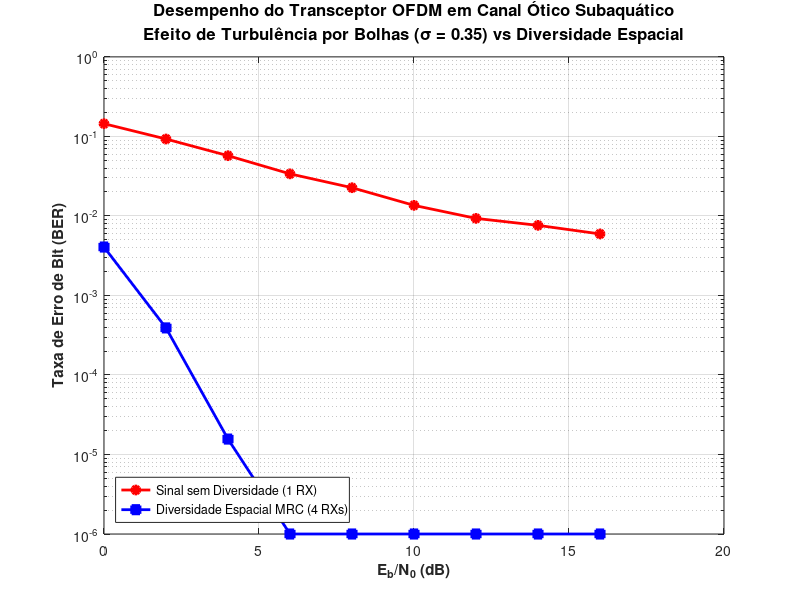

The MATLAB script that drew this image:
% =========================================================================
% SIMULAÇÃO TRANSMISSOR/RECEPTOR OFDM EM CANAL UWOC COM DIVERSIDADE
% Alinhado com as formulações de Turbulência (Artigo 1) e Diversidade (Artigo 3)
% Compatível com MATLAB e GNU Octave
% =========================================================================
clear; clc; close all;
warning('off', 'Octave:graphics-toolkit');
warning('off', 'Octave:legacy-graphics');

%% 1. Configurações Globais da Simulação
N_subcarriers = 64;             % Número de subportadoras OFDM
N_symbols = 500;                % Quantidade de símbolos OFDM para estatística de BER
M = 4;                          % QPSK (4-QAM)
bits_per_symbol = log2(M);
sigma_bolhas = 0.35;            % Severidade da turbulência/bolhas (Artigo 1)
vetor_EbN0_dB = 0:2:16;         % Faixa de simulação de relação sinal-ruído

% Configuração de Diversidade Espacial (Artigo 3)
% Compararemos 1 receptor (Sem Diversidade) vs N receptores (Com Diversidade)
N_receptores = 4; 

% Vetores para armazenar as taxas de erro (BER)
BER_sem_diversidade = zeros(size(vetor_EbN0_dB));
BER_com_diversidade = zeros(size(vetor_EbN0_dB));

% Mapeamento QPSK Constelação (Unit Average Power)
constelacao = [1+1i, -1+1i, -1-1i, 1-1i] / sqrt(2);

fprintf('Iniciando simulação Monte Carlo para o canal UWOC...\n');

%% 2. Loop de Varredura de SNR (Eb/N0)
for idx_snr = 1:length(vetor_EbN0_dB)
    EbN0_dB = vetor_EbN0_dB(idx_snr);
    
    % Conversão de Eb/N0 para variância do ruído complexo por subportadora
    EbN0 = 10^(EbN0_dB/10);
    EsN0 = EbN0 * bits_per_symbol;
    % Variância do ruído para cada componente (I e Q)
    sigma_ruido = sqrt(1 / (2 * EsN0)); 
    
    erros_antena1 = 0;
    erros_mrc = 0;
    total_bits = 0;
    
    for sym = 1:N_symbols
        %% 3. Transmissor OFDM
        % Geração de bits aleatórios
        tx_bits = randi([0 1], N_subcarriers * bits_per_symbol, 1);
        
        % Agrupamento de bits em símbolos QPSK (Mapeamento Manual)
        tx_simbolos_idx = tx_bits(1:2:end)*2 + tx_bits(2:2:end);
        % Ajustando índices de 0:3 para 1:4 do MATLAB
        tx_simbolos = constelacao(tx_simbolos_idx + 1).'; 
        
        % Modulação OFDM (IFFT)
        sinal_tx = ifft(tx_simbolos) * sqrt(N_subcarriers);
        
        %% 4. Canal de Comunicação Ótica Subaquática (UWOC)
        sinais_rx = zeros(N_subcarriers, N_receptores);
        fading_canais = zeros(N_subcarriers, N_receptores);
        
        for r = 1:N_receptores
            % Modelo Log-Normal para flutuação de envelope induzida por bolhas (Artigo 1)
            % Média nula no expoente ajustada para manter a energia média unitária
            fading_bolhas = exp(sigma_bolhas * randn(N_subcarriers, 1) - (sigma_bolhas^2)/2);
            fading_canais(:, r) = fading_bolhas;
            
            % Ruído Gaussiano Complexo de Fundo
            ruido = (randn(N_subcarriers, 1) + 1i*randn(N_subcarriers, 1)) * sigma_ruido;
            
            % Sinal recebido no fotodetector r
            sinais_rx(:, r) = (sinal_tx .* fading_bolhas) + ruido;
        end
        
        %% 5. Receptor com Processamento de Sinais e Diversidade (Artigo 3)
        % --- CASO A: Sem Diversidade (Apenas Receptor 1) ---
        sinal_rx_antena1 = sinais_rx(:, 1);
        % Equalização simples baseada no ganho de canal conhecido
        espectro_rx_antena1 = fft(sinal_rx_antena1) / sqrt(N_subcarriers);
        simbolos_eq_antena1 = espectro_rx_antena1 ./ fading_canais(:, 1);
        
        % --- CASO B: Com Diversidade Espacial via Combinador MRC ---
        % Maximal Ratio Combining: Pondera cada canal pelo seu ganho conjugado
        sinal_mrc_combinado = zeros(N_subcarriers, 1);
        denominador_mrc = zeros(N_subcarriers, 1);
        
        for r = 1:N_receptores
            sinal_mrc_combinado = sinal_mrc_combinado + (sinais_rx(:, r) .* fading_canais(:, r));
            denominador_mrc = denominador_mrc + (fading_canais(:, r).^2);
        end
        sinal_mrc_equalizado = sinal_mrc_combinado ./ denominador_mrc;
        
        % Demodulação OFDM do sinal combinado via FFT
        espectro_rx_mrc = fft(sinal_mrc_equalizado) / sqrt(N_subcarriers);
        
        %% 6. Demapeamento e Decisão de Bits (Máxima Verossimilhança)
        rx_bits_antena1 = zeros(size(tx_bits));
        rx_bits_mrc = zeros(size(tx_bits));
        
        for k = 1:N_subcarriers
            % Distâncias Euclidianas para Antena 1
            [~, idx_est_a1] = min(abs(simbolos_eq_antena1(k) - constelacao));
            % Distâncias Euclidianas para MRC
            [~, idx_est_mrc] = min(abs(espectro_rx_mrc(k) - constelacao));
            
            % Conversão de volta para bits binários
            bit_map = [0 0; 0 1; 1 0; 1 1]; % Mapeamento inverso
            rx_bits_antena1(2*k-1 : 2*k) = bit_map(idx_est_a1, :);
            rx_bits_mrc(2*k-1 : 2*k)     = bit_map(idx_est_mrc, :);
        end
        
        % Acumulação de erros
        erros_antena1 = erros_antena1 + sum(tx_bits ~= rx_bits_antena1);
        erros_mrc = erros_mrc + sum(tx_bits ~= rx_bits_mrc);
        total_bits = total_bits + length(tx_bits);
    end
    
    % Cálculo final da BER para este ponto de SNR
    BER_sem_diversidade(idx_snr) = erros_antena1 / total_bits;
    BER_com_diversidade(idx_snr) = erros_mrc / total_bits;
    
    fprintf('Eb/N0 = %d dB concluído. BER Sem Div: %.4e | BER Com Div: %.4e\n', ...
        EbN0_dB, BER_sem_diversidade(idx_snr), BER_com_diversidade(idx_snr));
end
% Substitui valores de BER igual a 0 por um limite inferior adequado para o log plot
% Isso evita que o semilogy tente calcular log10(0) a partir de 4 dB
BER_com_diversidade(BER_com_diversidade == 0) = 1e-6; 

% Força o uso do gnuplot se estiver no Octave, evitando quebras pelo QT
if (exist('OCTAVE_VERSION', 'builtin') ~= 0)
    % Tenta gnuplot para máxima compatibilidade em CLI, se falhar mantém o padrão
    try
        graphics_toolkit('gnuplot');
    catch
        % Se gnuplot não estiver disponível, deixa o Octave decidir
    end
end
%% 7. Geração do Gráfico de Desempenho Analítico
figure('Color', [1 1 1]);
semilogy(vetor_EbN0_dB, BER_sem_diversidade, 'r-o', 'LineWidth', 2, 'MarkerFaceColor', 'r');
hold on;
semilogy(vetor_EbN0_dB, BER_com_diversidade, 'b-s', 'LineWidth', 2, 'MarkerFaceColor', 'b');
grid on;
xlabel('E_b/N_0 (dB)', 'FontSize', 11, 'FontWeight', 'bold');
ylabel('Taxa de Erro de Bit (BER)', 'FontSize', 11, 'FontWeight', 'bold');
title({'Desempenho do Transceptor OFDM em Canal Ótico Subaquático'; ...
       ['Efeito de Turbulência por Bolhas (\sigma = ' num2str(sigma_bolhas) ') vs Diversidade Espacial']}, ...
       'FontSize', 12, 'FontWeight', 'bold');
legend('Sinal sem Diversidade (1 RX)', ['Diversidade Espacial MRC (' num2str(N_receptores) ' RXs)'], ...
       'Location', 'SouthWest');
set(gca, 'FontSize', 10);
